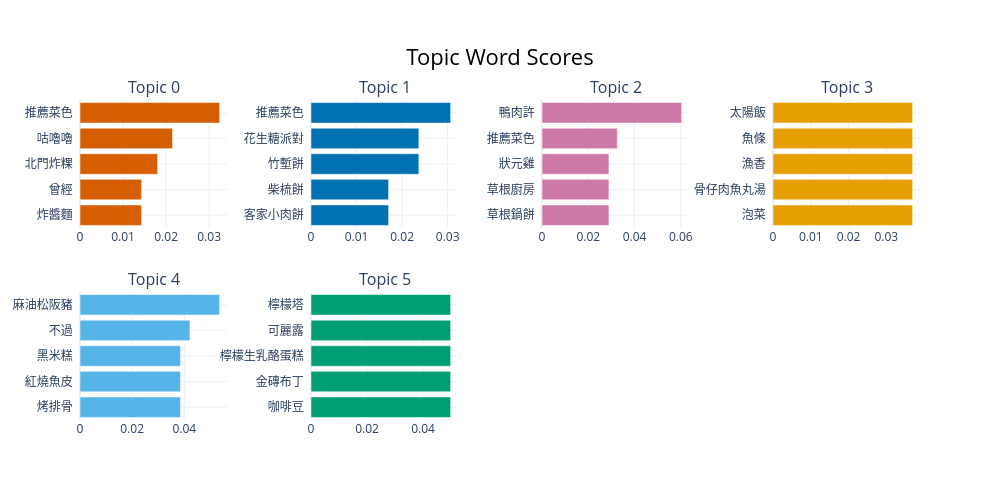

The notebook cell this image was saved under:
### Markdown cell above
## Visualizations

The first task of interpreting a topic model is often assigning a label to each topic.

### Code cell
topic_model.visualize_barchart()

### Figure 1 — Plotly figure (JSON) as saved in the notebook; plotly's stock layout.template omitted (floating-point values rounded to 4 significant figures)
{"data": [{"marker": {"color": "#D55E00"}, "orientation": "h", "type": "bar", "x": [0.01432, 0.01432, 0.01802, 0.02149, 0.03244], "xaxis": "x", "y": ["炸醬麵  ", "曾經  ", "北門炸粿  ", "咕嚕嚕  ", "推薦菜色  "], "yaxis": "y"}, {"marker": {"color": "#0072B2"}, "orientation": "h", "type": "bar", "x": [0.01703, 0.01703, 0.02368, 0.02368, 0.03066], "xaxis": "x2", "y": ["客家小肉餅  ", "柴梳餅  ", "竹塹餅  ", "花生糖派對  ", "推薦菜色  "], "yaxis": "y2"}, {"marker": {"color": "#CC79A7"}, "orientation": "h", "type": "bar", "x": [0.02892, 0.02892, 0.02892, 0.03254, 0.06036], "xaxis": "x3", "y": ["草根鍋餅  ", "草根廚房  ", "狀元雞  ", "推薦菜色  ", "鴨肉許  "], "yaxis": "y3"}, {"marker": {"color": "#E69F00"}, "orientation": "h", "type": "bar", "x": [0.03698, 0.03698, 0.03698, 0.03698, 0.03698], "xaxis": "x4", "y": ["泡菜  ", "骨仔肉魚丸湯  ", "漁香  ", "魚條  ", "太陽飯  "], "yaxis": "y4"}, {"marker": {"color": "#56B4E9"}, "orientation": "h", "type": "bar", "x": [0.03853, 0.03853, 0.03853, 0.04216, 0.05356], "xaxis": "x5", "y": ["烤排骨  ", "紅燒魚皮  ", "黑米糕  ", "不過  ", "麻油松阪豬  "], "yaxis": "y5"}, {"marker": {"color": "#009E73"}, "orientation": "h", "type": "bar", "x": [0.04986, 0.04986, 0.04986, 0.04986, 0.04986], "xaxis": "x6", "y": ["咖啡豆  ", "金磚布丁  ", "檸檬生乳酪蛋糕  ", "可麗露  ", "檸檬塔  "], "yaxis": "y6"}], "layout": {"annotations": [{"font": {"size": 16}, "showarrow": false, "text": "Topic 0", "x": 0.0875, "xanchor": "center", "xref": "paper", "y": 1, "yanchor": "bottom", "yref": "paper"}, {"font": {"size": 16}, "showarrow": false, "text": "Topic 1", "x": 0.3625, "xanchor": "center", "xref": "paper", "y": 1, "yanchor": "bottom", "yref": "paper"}, {"font": {"size": 16}, "showarrow": false, "text": "Topic 2", "x": 0.6375, "xanchor": "center", "xref": "paper", "y": 1, "yanchor": "bottom", "yref": "paper"}, {"font": {"size": 16}, "showarrow": false, "text": "Topic 3", "x": 0.9125, "xanchor": "center", "xref": "paper", "y": 1, "yanchor": "bottom", "yref": "paper"}, {"font": {"size": 16}, "showarrow": false, "text": "Topic 4", "x": 0.0875, "xanchor": "center", "xref": "paper", "y": 0.4, "yanchor": "bottom", "yref": "paper"}, {"font": {"size": 16}, "showarrow": false, "text": "Topic 5", "x": 0.3625, "xanchor": "center", "xref": "paper", "y": 0.4, "yanchor": "bottom", "yref": "paper"}], "height": 500, "hoverlabel": {"bgcolor": "white", "font": {"family": "Rockwell", "size": 16}}, "showlegend": false, "title": {"font": {"color": "Black", "size": 22}, "text": "Topic Word Scores", "x": 0.5, "xanchor": "center", "yanchor": "top"}, "width": 1000, "xaxis": {"anchor": "y", "autorange": true, "domain": [0, 0.175], "range": [0, 0.03415], "showgrid": true, "type": "linear"}, "xaxis2": {"anchor": "y2", "autorange": true, "domain": [0.275, 0.45], "range": [0, 0.03227], "showgrid": true, "type": "linear"}, "xaxis3": {"anchor": "y3", "autorange": true, "domain": [0.55, 0.725], "range": [0, 0.06353], "showgrid": true, "type": "linear"}, "xaxis4": {"anchor": "y4", "autorange": true, "domain": [0.825, 1], "range": [0, 0.03892], "showgrid": true, "type": "linear"}, "xaxis5": {"anchor": "y5", "autorange": true, "domain": [0, 0.175], "range": [0, 0.05638], "showgrid": true, "type": "linear"}, "xaxis6": {"anchor": "y6", "autorange": true, "domain": [0.275, 0.45], "range": [0, 0.05248], "showgrid": true, "type": "linear"}, "xaxis7": {"anchor": "y7", "domain": [0.55, 0.725], "showgrid": true}, "xaxis8": {"anchor": "y8", "domain": [0.825, 1], "showgrid": true}, "yaxis": {"anchor": "x", "autorange": true, "domain": [0.6, 1], "range": [-0.5, 4.5], "showgrid": true, "type": "category"}, "yaxis2": {"anchor": "x2", "autorange": true, "domain": [0.6, 1], "range": [-0.5, 4.5], "showgrid": true, "type": "category"}, "yaxis3": {"anchor": "x3", "autorange": true, "domain": [0.6, 1], "range": [-0.5, 4.5], "showgrid": true, "type": "category"}, "yaxis4": {"anchor": "x4", "autorange": true, "domain": [0.6, 1], "range": [-0.5, 4.5], "showgrid": true, "type": "category"}, "yaxis5": {"anchor": "x5", "autorange": true, "domain": [0, 0.4], "range": [-0.5, 4.5], "showgrid": true, "type": "category"}, "yaxis6": {"anchor": "x6", "autorange": true, "domain": [0, 0.4], "range": [-0.5, 4.5], "showgrid": true, "type": "category"}, "yaxis7": {"anchor": "x7", "domain": [0, 0.4], "showgrid": true}, "yaxis8": {"anchor": "x8", "domain": [0, 0.4], "showgrid": true}}}
